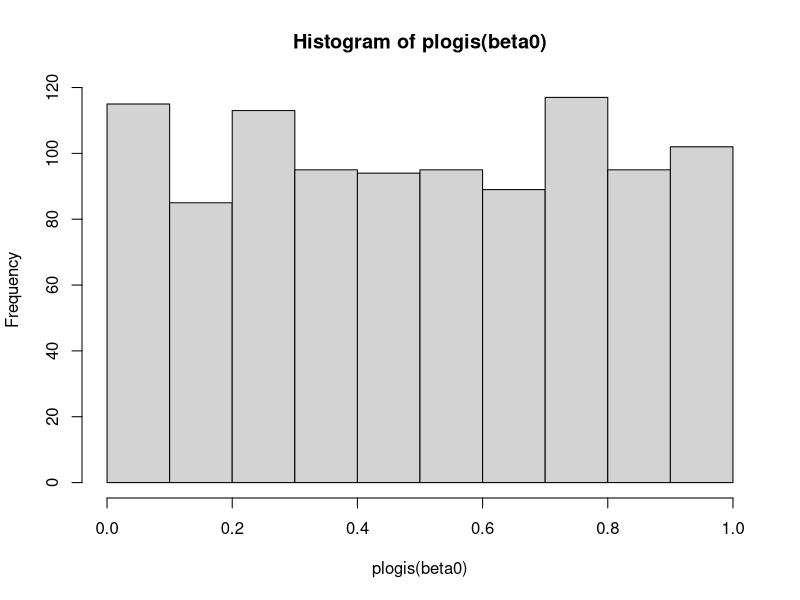
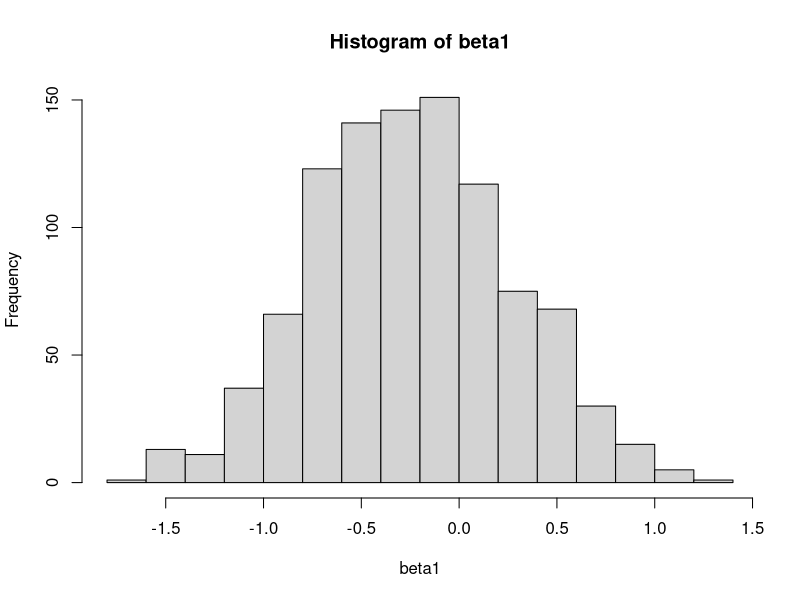
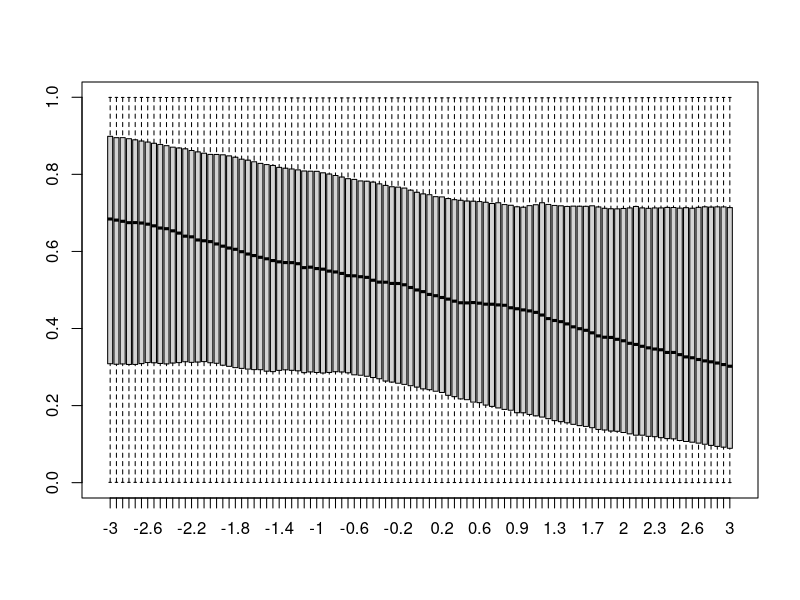

Reproduce these figures in R, in order.
# Prior development and estimation

# Simulate priors 
res <- 100
x <- seq(-3,3, length.out = res)

n <- 1000
beta0 <- rlogis(n, 0, 1)      # y-intercept
beta1 <- rnorm(n, -0.25, 0.5) # weakly informative prior


# Check the histogram of the y-intercept (should be relatively uniform, as opposed to beta1)
hist(plogis(beta0))
hist(beta1)

# For loop to see how this would interact in the model
p <- matrix(NA, n, res)

for (j in 1:res){
  p[,j] <- beta0 + beta1 * x[j]
}

boxplot(plogis(p), names = round(x,digits = 1), outline = F)
# as you can see by the boxplot, this distribution would result in a prior with a negative
# slope that allows for all possible values, but is more concentrated between 0.3 and 0.7

# Here are the priors we used for each species:
# Copi
evi <- rnorm(n, 0.25, 0.15)
ros <- rnorm(n, 0.25, 0.15)
terrain <- rnorm(n, 0.5, 0.25)
temp <- rnorm(n, 0.3, 0.5)

# Homa
terrain <- rnorm(n, 0.5, 0.25)
minwin <- rnorm(n, 0.25, 0.25)
evi <- rnorm(n, -0.25, 0.25)
sumwin <- rnorm(n, -0.15, 0.25) # weakly negative trend, might be non-linear but mechanistically wouldn't make sense??
